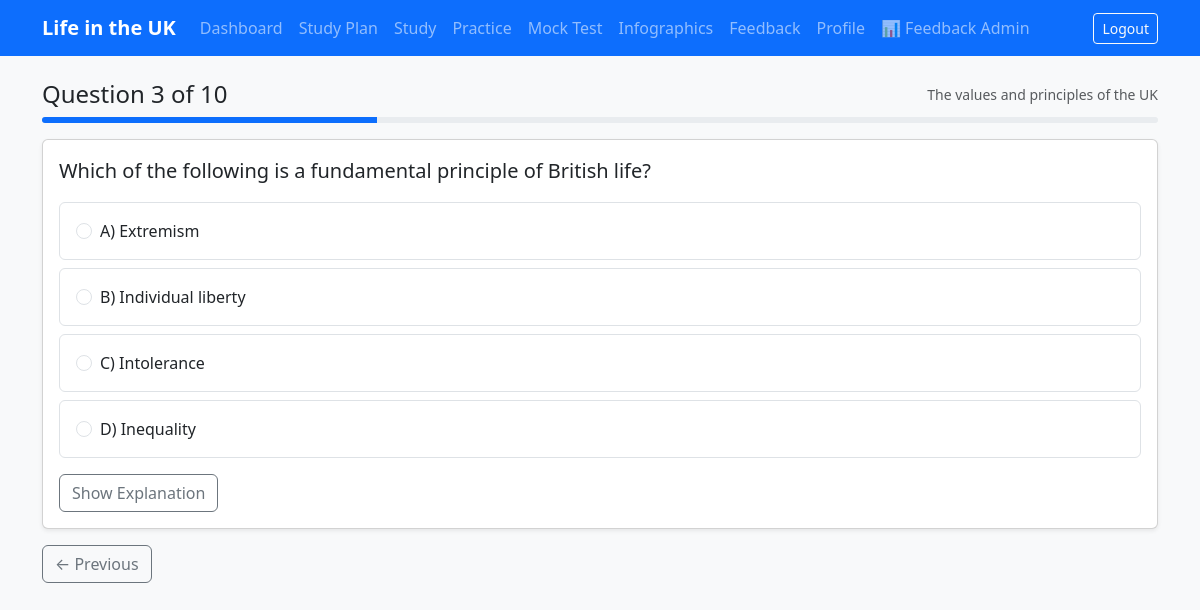
The app's page /practice/2/q/2/ (signed in) with its own data.
### practice/models.py (models this page shows, shortened)
class Question(models.Model):
    topic = models.ForeignKey(Topic, on_delete=models.CASCADE, related_name="questions")
    text = models.TextField()
    explanation = models.TextField(blank=True)

class AnswerOption(models.Model):
    question = models.ForeignKey(Question, on_delete=models.CASCADE, related_name="options")
    text = models.CharField(max_length=500)
    is_correct = models.BooleanField(default=False)
    display_order = models.PositiveSmallIntegerField(default=0)
    class Meta:
        ordering = ["display_order"]

### content/models.py (models this page shows, shortened)
class Topic(models.Model):
    code = models.PositiveSmallIntegerField(unique=True)
    name = models.CharField(max_length=200)
    class Meta:
        ordering = ["code"]

### practice/views.py (the view)
# urls.py: path("<int:session_id>/q/<int:index>/", views.practice_question, name="question"),
@login_required
def practice_question(request, session_id, index):
    session = get_object_or_404(PracticeSession, id=session_id, user=request.user)
    ids = session.question_ids
    if index < 0 or index >= len(ids):
        return redirect("practice:result", session_id=session.id)
    question = get_object_or_404(Question, id=ids[index])
    response = PracticeResponse.objects.filter(session=session, question=question).first()
    return render(request, "practice/question.html", {
        "session": session,
        "question": question,
        "options": question.options.all(),
        "index": index,
        "total": len(ids),
        "response": response,
        "has_prev": index > 0,
        "has_next": index < len(ids) - 1,
    })

### accounts/context_processors.py (called while the page is built)
def active_window(request):
    user = getattr(request, "user", None)
    if user is not None and user.is_authenticated and not user.is_superuser:
        return {
            "remaining_days": user.get_remaining_days(),
            "membership_active": user.is_membership_active,
        }
    return {"remaining_days": None, "membership_active": None}

def feedback_unread(request):
    user = getattr(request, "user", None)
    if user is not None and user.is_authenticated and user.is_superuser:
        from analytics.models import Feedback
        return {"feedback_unread_count": Feedback.objects.filter(is_read=False).count()}
    return {"feedback_unread_count": 0}

### templates/practice/question.html (shortened to what this page needs)
{% extends "base.html" %}
{% block content %}
<div class="d-flex justify-content-between align-items-center mb-2">
  <h4 class="mb-0">Question {{ index|add:1 }} of {{ total }}</h4>
  <span class="text-muted small">{{ question.topic.name }}</span>
</div>
<div class="progress mb-3" style="height:6px;">
  <div class="progress-bar" style="width:{% widthratio index|add:1 total 100 %}%"></div>
</div>
<div class="card shadow-sm mb-3">
  <div class="card-body">
    <p class="fs-5 mb-3">{{ question.text }}</p>
    <form method="post" action="{% url 'practice:answer' session.id index %}" id="answer-form">
      {% for opt in options %}
      <label class="d-flex align-items-start gap-2 border rounded p-3 mb-2 option-label
        {% if response %}{% if opt.is_correct %} correct{% elif response.selected_option_id == opt.id %} wrong{% endif %}{% endif %}"
        style="cursor:{% if response %}default{% else %}pointer{% endif %}">
        <input class="form-check-input mt-1 flex-shrink-0" type="radio" name="option" value="{{ opt.id }}"
          {% if not response %}onchange="submitAnswer()"{% endif %}>
        <span>{{ opt.text }}</span>
      </label>
      {% endfor %}
      {% if not response %}
      <div class="d-flex gap-2 mt-3 flex-wrap">
        <button type="button" class="btn btn-outline-secondary" id="show-expl-btn" onclick="toggleExplanation()">Show Explanation</button>
      </div>
      {% endif %}
    </form>
  </div>
</div>
<div class="d-flex justify-content-between">
  {% if has_prev %}
    <a class="btn btn-outline-secondary" href="{% url 'practice:question' session.id index|add:'-1' %}">&larr; Previous</a>
  {% else %}<span></span>{% endif %}
</div>
{% endblock %}

### static/css/app.css (style rules this page uses)
body { font-family: system-ui, -apple-system, "Segoe UI", Roboto, sans-serif; }
.option-label { cursor: pointer; transition: background .15s; }

### records on screen
Question: topic.name "The values and principles of the UK", text "Which of the following is a fundamental principle of British life?"
AnswerOption: option "☐ A) Extremism", text "A) Extremism"
AnswerOption: option "☐ B) Individual liberty", text "B) Individual liberty"
AnswerOption: option "☐ C) Intolerance", text "C) Intolerance"
AnswerOption: option "☐ D) Inequality", text "D) Inequality"

### other values on screen
{{ index|add:1 }} "3"
{{ total }} "10"
